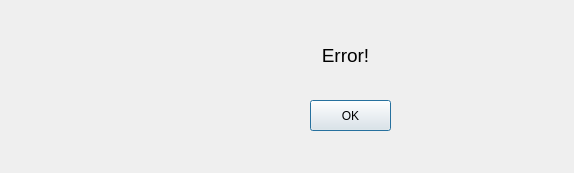
<?xml version="1.0" encoding="UTF-8"?>
<ui version="4.0">
 <class>Dialog</class>
 <widget class="QDialog" name="Dialog">
  <property name="geometry">
   <rect>
    <x>0</x>
    <y>0</y>
    <width>574</width>
    <height>173</height>
   </rect>
  </property>
  <property name="windowTitle">
   <string>Dialog</string>
  </property>
  <widget class="QLabel" name="label">
   <property name="geometry">
    <rect>
     <x>180</x>
     <y>30</y>
     <width>331</width>
     <height>51</height>
    </rect>
   </property>
   <property name="text">
    <string>&lt;html&gt;&lt;head/&gt;&lt;body&gt;&lt;p align=&quot;center&quot;&gt;&lt;span style=&quot; font-size:14pt;&quot;&gt;Error!&lt;/span&gt;&lt;/p&gt;&lt;/body&gt;&lt;/html&gt;</string>
   </property>
  </widget>
  <widget class="QLabel" name="label_2">
   <property name="geometry">
    <rect>
     <x>10</x>
     <y>10</y>
     <width>131</width>
     <height>131</height>
    </rect>
   </property>
   <property name="styleSheet">
    <string notr="true">border-image: url(:/image/image/37.png);</string>
   </property>
   <property name="text">
    <string/>
   </property>
  </widget>
  <widget class="QPushButton" name="pushButton">
   <property name="geometry">
    <rect>
     <x>310</x>
     <y>100</y>
     <width>81</width>
     <height>31</height>
    </rect>
   </property>
   <property name="text">
    <string>OK</string>
   </property>
  </widget>
 </widget>
 <resources>
  <include location="resource.qrc"/>
 </resources>
 <connections>
  <connection>
   <sender>pushButton</sender>
   <signal>clicked()</signal>
   <receiver>Dialog</receiver>
   <slot>accept()</slot>
   <hints>
    <hint type="sourcelabel">
     <x>377</x>
     <y>117</y>
    </hint>
    <hint type="destinationlabel">
     <x>521</x>
     <y>117</y>
    </hint>
   </hints>
  </connection>
 </connections>
</ui>
